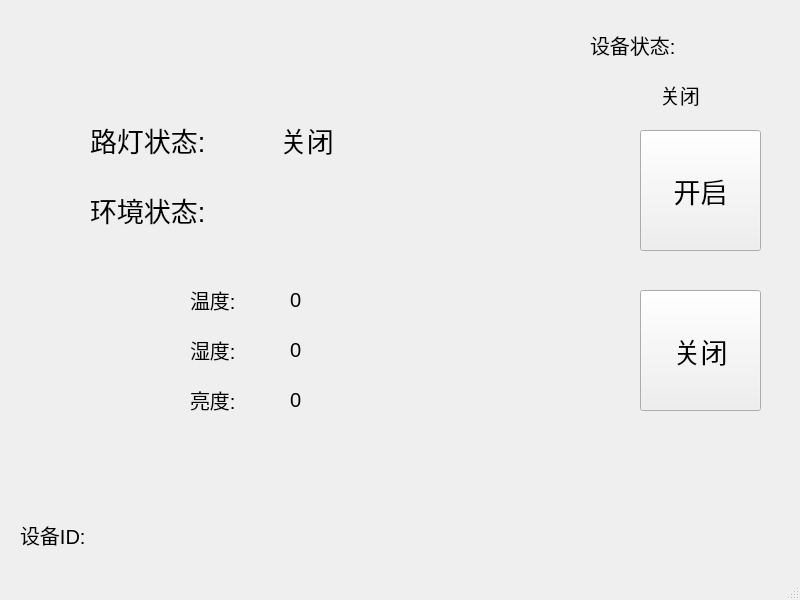
<?xml version="1.0" encoding="UTF-8"?>
<ui version="4.0">
 <class>MainWindow</class>
 <widget class="QMainWindow" name="MainWindow">
  <property name="geometry">
   <rect>
    <x>0</x>
    <y>0</y>
    <width>800</width>
    <height>600</height>
   </rect>
  </property>
  <property name="windowTitle">
   <string>MainWindow</string>
  </property>
  <widget class="QWidget" name="centralwidget">
   <widget class="QLabel" name="Ludeng_label">
    <property name="geometry">
     <rect>
      <x>90</x>
      <y>110</y>
      <width>170</width>
      <height>60</height>
     </rect>
    </property>
    <property name="font">
     <font>
      <pointsize>20</pointsize>
     </font>
    </property>
    <property name="text">
     <string>路灯状态:</string>
    </property>
   </widget>
   <widget class="QLabel" name="Huanjin_label_2">
    <property name="geometry">
     <rect>
      <x>90</x>
      <y>180</y>
      <width>170</width>
      <height>60</height>
     </rect>
    </property>
    <property name="font">
     <font>
      <pointsize>20</pointsize>
     </font>
    </property>
    <property name="text">
     <string>环境状态:</string>
    </property>
   </widget>
   <widget class="QLabel" name="Tem_label_3">
    <property name="geometry">
     <rect>
      <x>190</x>
      <y>280</y>
      <width>120</width>
      <height>40</height>
     </rect>
    </property>
    <property name="font">
     <font>
      <pointsize>15</pointsize>
     </font>
    </property>
    <property name="text">
     <string>温度:</string>
    </property>
   </widget>
   <widget class="QLabel" name="Wet_label_4">
    <property name="geometry">
     <rect>
      <x>190</x>
      <y>330</y>
      <width>120</width>
      <height>40</height>
     </rect>
    </property>
    <property name="font">
     <font>
      <pointsize>15</pointsize>
     </font>
    </property>
    <property name="text">
     <string>湿度:</string>
    </property>
   </widget>
   <widget class="QLabel" name="Light_label_5">
    <property name="geometry">
     <rect>
      <x>190</x>
      <y>380</y>
      <width>120</width>
      <height>40</height>
     </rect>
    </property>
    <property name="font">
     <font>
      <pointsize>15</pointsize>
     </font>
    </property>
    <property name="text">
     <string>亮度:</string>
    </property>
   </widget>
   <widget class="QPushButton" name="pushButton_ON">
    <property name="geometry">
     <rect>
      <x>640</x>
      <y>130</y>
      <width>121</width>
      <height>121</height>
     </rect>
    </property>
    <property name="font">
     <font>
      <pointsize>20</pointsize>
     </font>
    </property>
    <property name="text">
     <string>开启</string>
    </property>
   </widget>
   <widget class="QLabel" name="label">
    <property name="geometry">
     <rect>
      <x>290</x>
      <y>280</y>
      <width>120</width>
      <height>40</height>
     </rect>
    </property>
    <property name="font">
     <font>
      <pointsize>15</pointsize>
     </font>
    </property>
    <property name="text">
     <string>0</string>
    </property>
   </widget>
   <widget class="QLabel" name="label_2">
    <property name="geometry">
     <rect>
      <x>290</x>
      <y>330</y>
      <width>120</width>
      <height>40</height>
     </rect>
    </property>
    <property name="font">
     <font>
      <pointsize>15</pointsize>
     </font>
    </property>
    <property name="text">
     <string>0</string>
    </property>
   </widget>
   <widget class="QLabel" name="label_3">
    <property name="geometry">
     <rect>
      <x>290</x>
      <y>380</y>
      <width>120</width>
      <height>40</height>
     </rect>
    </property>
    <property name="font">
     <font>
      <pointsize>15</pointsize>
     </font>
    </property>
    <property name="text">
     <string>0</string>
    </property>
   </widget>
   <widget class="QLabel" name="is_ON">
    <property name="geometry">
     <rect>
      <x>280</x>
      <y>110</y>
      <width>170</width>
      <height>60</height>
     </rect>
    </property>
    <property name="font">
     <font>
      <pointsize>20</pointsize>
     </font>
    </property>
    <property name="text">
     <string>关闭</string>
    </property>
   </widget>
   <widget class="QPushButton" name="pushButton_OUT">
    <property name="geometry">
     <rect>
      <x>640</x>
      <y>290</y>
      <width>121</width>
      <height>121</height>
     </rect>
    </property>
    <property name="font">
     <font>
      <pointsize>20</pointsize>
     </font>
    </property>
    <property name="text">
     <string>关闭</string>
    </property>
   </widget>
   <widget class="QLabel" name="label_f_isON">
    <property name="geometry">
     <rect>
      <x>660</x>
      <y>80</y>
      <width>60</width>
      <height>30</height>
     </rect>
    </property>
    <property name="font">
     <font>
      <pointsize>15</pointsize>
     </font>
    </property>
    <property name="text">
     <string>关闭</string>
    </property>
   </widget>
   <widget class="QLabel" name="label_f">
    <property name="geometry">
     <rect>
      <x>590</x>
      <y>30</y>
      <width>110</width>
      <height>30</height>
     </rect>
    </property>
    <property name="font">
     <font>
      <pointsize>15</pointsize>
      <underline>false</underline>
     </font>
    </property>
    <property name="text">
     <string>设备状态:</string>
    </property>
   </widget>
   <widget class="QLabel" name="label_ipad">
    <property name="geometry">
     <rect>
      <x>20</x>
      <y>520</y>
      <width>100</width>
      <height>30</height>
     </rect>
    </property>
    <property name="font">
     <font>
      <pointsize>15</pointsize>
     </font>
    </property>
    <property name="text">
     <string>设备ID:</string>
    </property>
   </widget>
   <widget class="QLabel" name="label_ip">
    <property name="geometry">
     <rect>
      <x>120</x>
      <y>520</y>
      <width>100</width>
      <height>30</height>
     </rect>
    </property>
    <property name="font">
     <font>
      <pointsize>15</pointsize>
     </font>
    </property>
    <property name="text">
     <string/>
    </property>
   </widget>
  </widget>
  <widget class="QMenuBar" name="menubar">
   <property name="geometry">
    <rect>
     <x>0</x>
     <y>0</y>
     <width>800</width>
     <height>26</height>
    </rect>
   </property>
  </widget>
  <widget class="QStatusBar" name="statusbar"/>
 </widget>
 <resources/>
 <connections/>
</ui>
